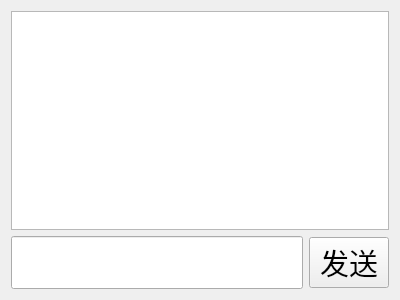
<?xml version="1.0" encoding="UTF-8"?>
<ui version="4.0">
 <class>TcpClient</class>
 <widget class="QWidget" name="TcpClient">
  <property name="geometry">
   <rect>
    <x>0</x>
    <y>0</y>
    <width>400</width>
    <height>300</height>
   </rect>
  </property>
  <property name="windowTitle">
   <string>TcpClient</string>
  </property>
  <layout class="QVBoxLayout" name="verticalLayout_2">
   <item>
    <layout class="QVBoxLayout" name="verticalLayout">
     <item>
      <widget class="QTextEdit" name="textEdit">
       <property name="font">
        <font>
         <family>Agency FB</family>
         <pointsize>20</pointsize>
        </font>
       </property>
      </widget>
     </item>
     <item>
      <layout class="QHBoxLayout" name="horizontalLayout">
       <item>
        <widget class="QLineEdit" name="lineEdit">
         <property name="font">
          <font>
           <family>Agency FB</family>
           <pointsize>24</pointsize>
          </font>
         </property>
        </widget>
       </item>
       <item>
        <widget class="QPushButton" name="send_pb">
         <property name="font">
          <font>
           <family>Agency FB</family>
           <pointsize>22</pointsize>
          </font>
         </property>
         <property name="text">
          <string>发送</string>
         </property>
        </widget>
       </item>
      </layout>
     </item>
    </layout>
   </item>
  </layout>
 </widget>
 <layoutdefault spacing="6" margin="11"/>
 <resources/>
 <connections/>
</ui>
